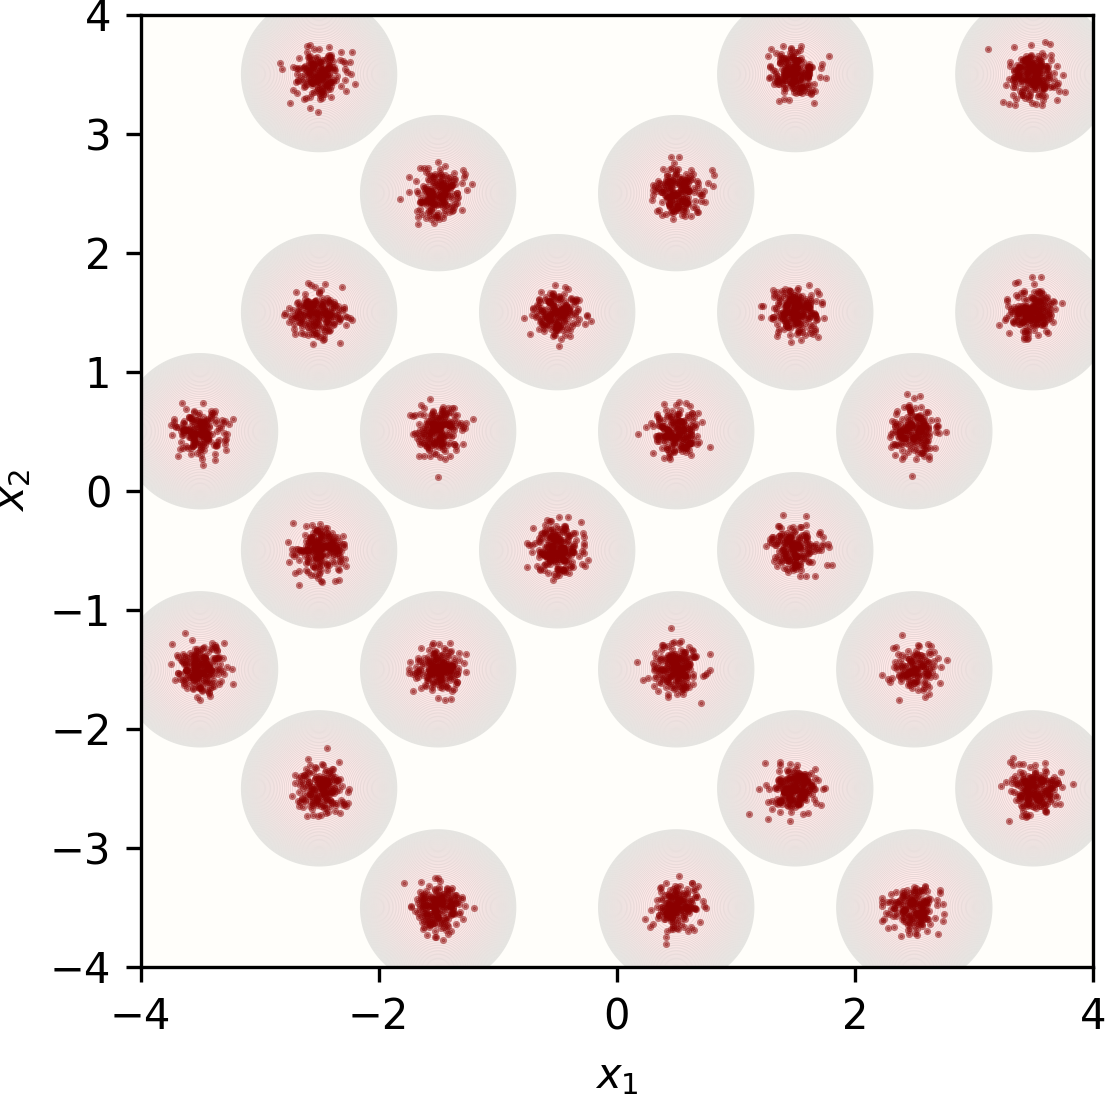

The Python source for this figure:
import torch
from zflows.potential import Potential, Gaussian_Mixture
from zflows.flow import ComposedTransform
from zflows.utils import lbfgs, langevin

# Chessboard potential on [-4, 4]^2
def _sample_holes(seed: int = 0, n_holes: int = 5, min_cheby: int = 3) -> frozenset:
    rng = torch.Generator().manual_seed(seed)
    black = [(i, j) for i in range(8) for j in range(8) if (i + j) % 2 == 0]
    chosen: list[tuple[int, int]] = []
    for _ in range(10000):
        if len(chosen) == n_holes:
            break
        idx = torch.randint(len(black), (1,), generator=rng).item()
        c = black[idx]
        if c in chosen:
            continue
        if all(max(abs(c[0] - d[0]), abs(c[1] - d[1])) >= min_cheby for d in chosen):
            chosen.append(c)
    if len(chosen) != n_holes:
        raise RuntimeError(f"could not place {n_holes} holes with min_cheby={min_cheby}")
    return frozenset(chosen)

HOLES = _sample_holes(seed=0, n_holes=5, min_cheby=3) | {(7, 3)}  # +1 manual hole at mean (3.5, -0.5)

class Chessboard(Gaussian_Mixture):
    def __init__(self, sigma: float = 0.1):
        means = [
            [i - 3.5, j - 3.5]
            for i in range(8) for j in range(8)
            if (i + j) % 2 == 0 and (i, j) not in HOLES
        ]
        K = len(means)  # 32 - 6 = 26
        weights = [1.0] * K
        variance = [[sigma**2, sigma**2]] * K
        super().__init__(weights=weights, mean=means, variance=variance)
        self.sigma = sigma

# forward KL
def loss_KL(y: torch.Tensor, source: Potential, target: Potential, G: ComposedTransform):
    x, ladj = G.call_and_ladj(y) # x = G(y), ladj = log|det J_G(y)|
    z = source(x) - target(y) - ladj
    return z.mean()

# X functional
def loss_X(y: torch.Tensor, source: Potential, target: Potential, G: ComposedTransform):
    N = y.shape[0]
    x, ladj = G.call_and_ladj(y) # x = G(y), ladj = log|det J_G(y)|
    z = source(x) - target(y) - ladj
    perm = torch.randperm(N, device=y.device)
    return (z - z[perm]).abs().mean() # autograd graph of z

# forward KL + X functional
def loss_KL_X(y: torch.Tensor, source: Potential, target: Potential, G: ComposedTransform, lambda_: float = 1.0):
    N = y.shape[0]
    x, ladj = G.call_and_ladj(y) # x = G(y), ladj = log|det J_G(y)|
    z = source(x) - target(y) - ladj
    perm = torch.randperm(N, device=y.device)
    return z.mean() + lambda_ * (z - z[perm]).abs().mean()

# Quench and Temper (QT) algorithm for mode discovery
#   requires target.enable_grad() and target.enable_eval() to be called beforehand
def quench_and_temper(x: torch.Tensor, target: Potential, sigma: float, opt_step, opt_iters, mc_step, mc_iters):
    x = x + sigma * torch.randn_like(x)                                     # diffusion (melt):     scatter samples across R^d
    x = lbfgs(x, target, step=opt_step, iters=opt_iters, armijo=True)       # optimization (quench): drive each sample to a mode center of target
    x = langevin(x, target, step=mc_step, iters=mc_iters)                   # rejuvenation (temper): spread samples around each mode
    return x

# coverage metric (Naeem et al. 2020): fraction of reference points x_i whose k-NN
# ball (within x) contains at least one candidate y_j
def coverage(y: torch.Tensor, x: torch.Tensor, k: int = 5) -> float:
    dxx = torch.cdist(x, x)
    dxx.fill_diagonal_(float('inf'))
    nnd_k = dxx.topk(k, dim=1, largest=False).values[:, -1] # [P]: distance to k-th nearest neighbor in x
    dxy = torch.cdist(x, y)                                 # [P, N]
    return (dxy < nnd_k.unsqueeze(1)).any(dim=1).float().mean().item()


if __name__ == '__main__':
    from pathlib import Path
    import matplotlib.pyplot as plt
    from matplotlib.colors import LinearSegmentedColormap

    HERE = Path(__file__).resolve().parent
    target = Chessboard(sigma=0.1)

    LIM = 4.0
    n = 400
    xs = torch.linspace(-LIM, LIM, n)
    ys = torch.linspace(-LIM, LIM, n)
    X1, X2 = torch.meshgrid(xs, ys, indexing='xy')
    grid = torch.stack([X1.flatten(), X2.flatten()], dim=-1)
    with torch.no_grad():
        U_grid = target(grid).reshape(*X1.shape).numpy()

    cmap = LinearSegmentedColormap.from_list('light_yellow_red', ["#fffefa", "#ffe5e5"])
    levels = torch.linspace(-2.0, 20.0, 50).tolist()

    torch.manual_seed(0)
    samples = target.samples(5000).numpy()

    fig, ax = plt.subplots(1, 1, figsize=(4, 4))
    ax.contourf(X1.numpy(), X2.numpy(), U_grid, levels=levels, cmap=cmap.reversed(), extend='max')
    ax.contour (X1.numpy(), X2.numpy(), U_grid, levels=levels, colors='gray', linewidths=0.2, alpha=0.2)
    ax.scatter(samples[:, 0], samples[:, 1], s=0.5, alpha=0.5, color="#8B0000", zorder=10)
    ax.set_xlim(-LIM, LIM); ax.set_ylim(-LIM, LIM); ax.set_aspect('equal')
    ax.set_xlabel(r'$x_1$'); ax.set_ylabel(r'$x_2$')
    plt.tight_layout()
    plt.savefig(HERE / "core.png", dpi=300)
    plt.close(fig)
    print(f"Saved {HERE / 'core.png'}")
